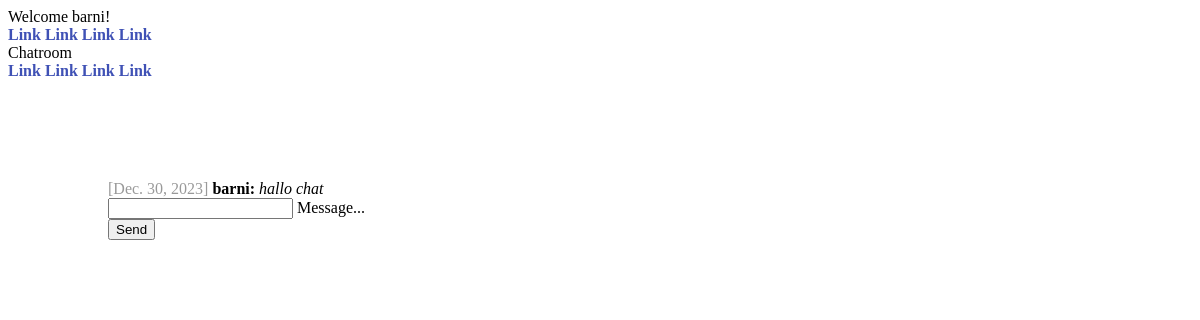
The page /chat/ (signed in) on the database as committed earlier.
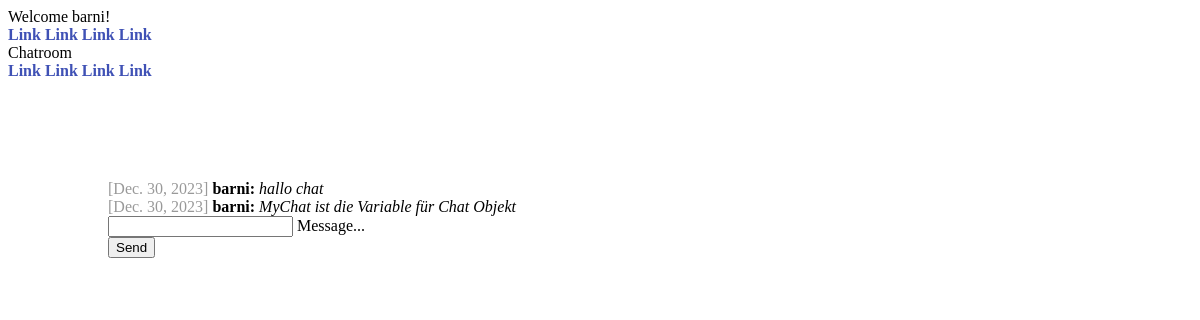
The same page on the database as committed later.
### chat/models.py (models this page shows)
class Message(models.Model):
    text = models.CharField(max_length = 500)
    created_at = DateField(default=date.today)
    chat = models.ForeignKey(Chat, on_delete = models.CASCADE, related_name = 'chat_message_set', default=None, blank=True, null=True)
    author = models.ForeignKey(settings.AUTH_USER_MODEL, on_delete = models.CASCADE, related_name = 'author_message_set')
    receiver =  models.ForeignKey(settings.AUTH_USER_MODEL, on_delete = models.CASCADE, related_name = 'receiver_message_set')

### chat/views.py (the view)
# urls.py: path('chat/', index),
@login_required(login_url='/login/')
def index(request):
    if request.method == 'POST':
        text_message = request.POST.get('textmessage', '')
        print('Recieved data: ' + text_message)
        myChat = Chat.objects.get(id = 1)
        Message.objects.create(text = request.POST.get('textmessage', '' ), chat = myChat, author = request.user, receiver = request.user)
    chatMessages = Message.objects.filter(chat__id=1)
    return render(request, 'chat/index.html', {'messages': chatMessages})

### chat/templates/chat/index.html (shortened to what this page needs)
{% extends "base.html" %}
{% block content %}
{% if request.user.is_authenticated %}
{% for message in messages %}
<div>
  <span class="color-gray">[{{message.created_at}}]</span> <b>{{message.author}}:</b> <i>
    {{message.text}}</i> <br>
{% endfor %}
</div>
<form action="/chat/" method="post">
<div class="mdl-textfield mdl-js-textfield mdl-textfield--floating-label">
  <input class="mdl-textfield__input" name="textmessage" type="text" id="sample3">
  <label class="mdl-textfield__label" for="sample3">Message...</label>
</div>
<button class="mdl-button mdl-js-button mdl-button--raised mdl-js-ripple-effect mdl-button--accent">
  Send
</button>
</form>
{% else %}
<h1>Nicht eingeloggt</h1>
<p>Du bist aktuell nicht eingeloggt. Bitte logge dich ein. <br>
  Bitte klicke auf <a href="/login/">hier.</a>
</p>
{% endif %}
{% endblock %}

Rows that differ between the two databases and show on the page:
added Message: created_at "Dec. 30, 2023", author "barni", text "MyChat ist die Variable für Chat Objekt"
